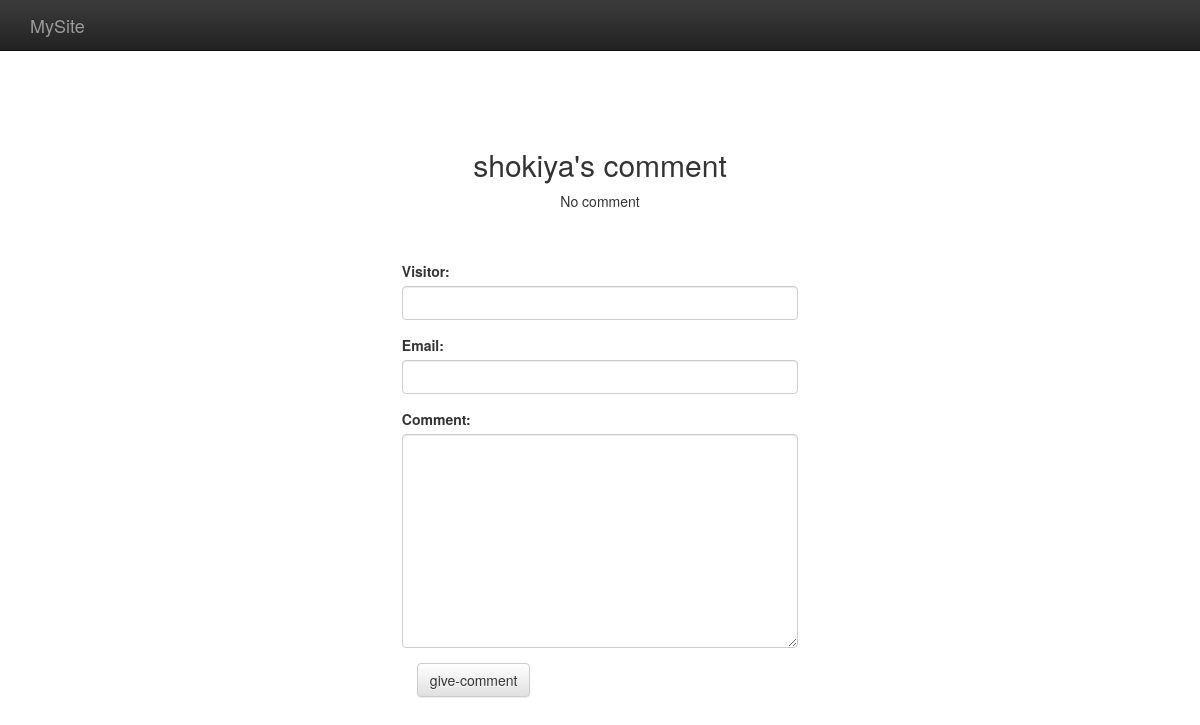
The page /comment/2/ on the database as committed earlier.
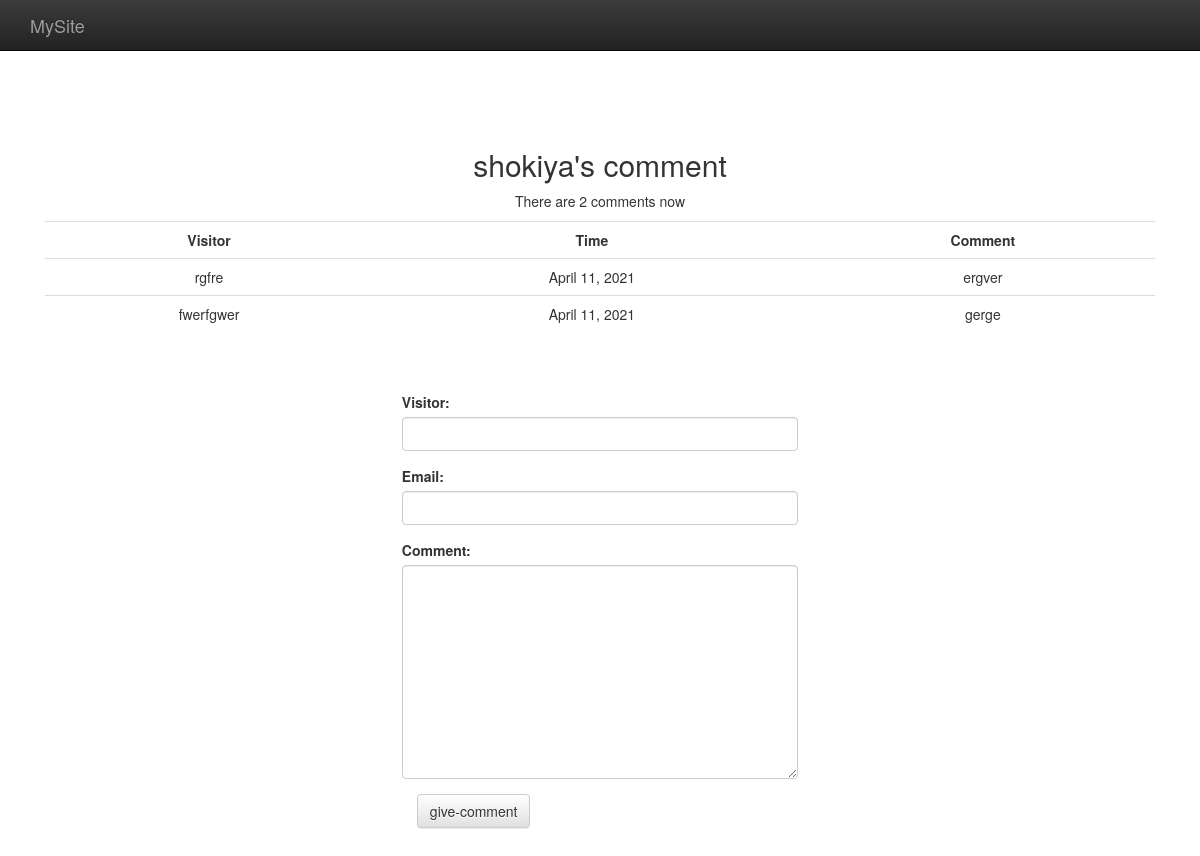
The same page on the database as committed later.
### restaurants/models.py (models this page shows, shortened)
class Restaurant(models.Model):
    name = models.CharField(max_length=20)
    phone_number = models.CharField(max_length=15)
    address = models.CharField(max_length=50, blank=True)

class Comment(models.Model):
    content = models.CharField(max_length=255)
    visitor = models.CharField(max_length=255)
    email = models.CharField(max_length=255)
    date_time = models.DateTimeField()
    restaurant = models.ForeignKey(Restaurant)

### restaurants/views.py (the view, shortened to what this page needs)
# urls.py: url(r'^comment/(\d{1,5})/$', comment),
def comment(request, id):
    if id:
        r = Restaurant.objects.get(id=id)
    else:
        return HttpResponseRedirect("/restaurants_list/")
    return render_to_response('comment.html', RequestContext(request, locals()))

### restaurants/templates/comment.html (shortened to what this page needs)
<!DOCTYPE html>
<html>
    <head>
        <link rel="stylesheet" href="https://maxcdn.bootstrapcdn.com/bootstrap/3.3.1/css/bootstrap.min.css">
        <link rel="stylesheet" href="https://maxcdn.bootstrapcdn.com/bootstrap/3.3.1/css/bootstrap-theme.min.css">
    </head>
    <body>
        <nav class="navbar navbar-inverse navbar-fixed-top" role="navigation">
            <div class="container">
                <div class="navbar-header">
                    <a class="navbar-brand" href="#">MySite</a>
                </div>
            </div>
        </nav>
        <div class="container">
            <div class="center_padding">
                <h2>{{ r.name }}'s comment</h2>
                {% if r.comment_set.all %}
                <p>There are {{ r.comment_set.all|length }} comments now</p>
                <table class="table table-hover">
                    <tr>
                        <th>Visitor</th>
                        <th>Time</th>
                        <th>Comment</th>
                    </tr>
                    {% for c in r.comment_set.all %}
                    <tr>
                        <td> {{ c.visitor }} </td>
                        <td> {{ c.date_time | date:"F j, Y" }} </td>
                        <td> {{ c.content }} </td>
                    </tr>
                    {% endfor %}
                </table>
                {% else %}
                <p>No comment</p>
                {% endif %}
                <br /><br />
                <form action="" method="post" class="form-horizontal" role="form" style="width:33%; margin:auto; text-align:left">{% csrf_token %}
                    <div class="form-group">
                    <label for="visitor">Visitor:</label>
                    <input id="visitor" type="text" name="visitor" class="form-control">
                    </div>
                    <div class="form-group">
                    <label for="email">Email:</label>
                    <input id="email" type="text" name="email" class="form-control">
                    </div>
                    <div class="form-group">
                    <label for="content">Comment:</label>
                    <textarea id="content" rows="10" cols="48" name="content" class="form-control"></textarea>
                    </div>
                    <input type="submit" value="give-comment" class="btn btn-default">
                </form>
            </div>
        </div>
    </body>
</html>

### restaurants/templates/comment.html (style rules this page uses)
th { text-align: center; }
div.center_padding { text-align: center; padding: 128px 15px; }

Rows that differ between the two databases and show on the page:
shown differently, row unchanged: Restaurant "shokiya": comment_set.all|length (not shown) → "2"
added Comment: visitor "rgfre", date_time "April 11, 2021", content "ergver"
added Comment: visitor "fwerfgwer", date_time "April 11, 2021", content "gerge"
Other text that changed with them:
text no longer shown: "No comment"
text now shown: "There are comments now Visitor Time Comment"
